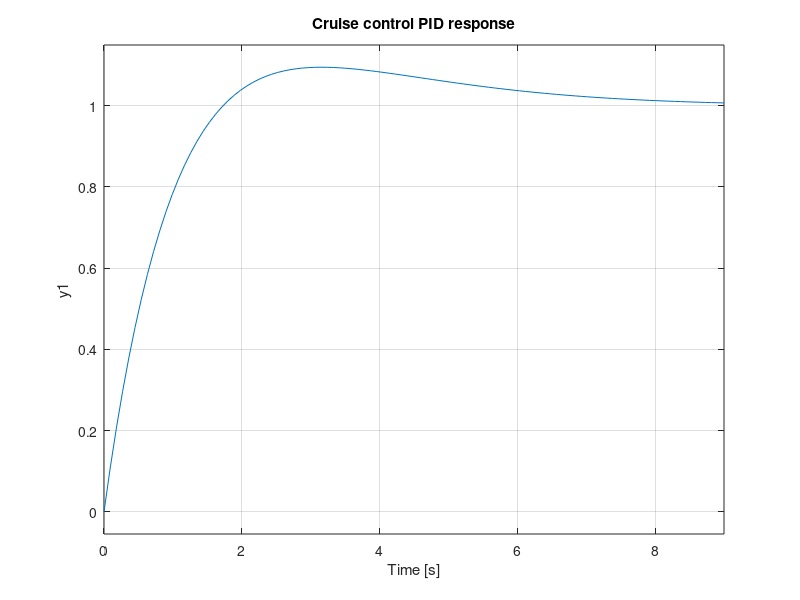

The MATLAB source for this figure: (Note: this script raises an error after producing the figure.)
%% Problem 1 %%
close all;
%open('cruise_control_linear_PI.slx');
P1 = 10;            
I1 = 4;
s = tf('s');
PI_1 = tf(P1 + I1/s);               % from tuning app
cruise_plant_linear = 1/(8*s+1);
Ts_cruise = feedback(PI_1*cruise_plant_linear, 1);
figure;
step(Ts_cruise);
title("Cruise control PID response");
%% Problem 2 %%
close all;
syms Ra La Kt Kv Bm;
Ra = 1;
La = .001;
Kt = 5;
Kv = 5;
Bm = 20;
J = 1;
A = [-Ra/La -Kv/La 0; Kt/J -Bm/J 0; 0 1 0];
B = [1/La; 0; 0];
C = [0 0 1];
[num, den] = ss2tf(A, B, C, 0);
Gs_2 = tf(num, den);
figure;
margin(Gs_2),grid;
title("DC motor uncompensated stability margins");
figure;
step(feedback(Gs_2,1));
title("DC motor uncompensated step response");
lead_phase = 30;
K_2 = 50;                               % SOME TRIAL AND ERROR
Beta_2 = 3;
w1_2 = .111/sqrt(Beta_2);
Hs_2 = (1+s/w1_2)/(1+s/(Beta_2*w1_2));
figure;
margin(K_2*Hs_2*Gs_2);
title("DC motor compensated stability margins");
figure;
step(feedback(Hs_2*K_2*Gs_2, 1));
title("DC motor compensated step response");
%%pzmap(Gs_2),grid;
%% Problem 3 - maglev %%
close all;
maglev_plant = -28.1/(s^2 - 1962); % LINEARIZED W/O MOTOR DYNAMICS SLIDE 28
figure;
margin(maglev_plant);
title("Maglev uncompensated stability margins");
figure;
step(feedback(maglev_plant, 1));
title("Maglev uncompensated step response");
% = 25; 
%w_3a = 132;
phi_max_3a = 55;
beta_3a = (1+sind(55))/(1-sind(55));
maglev_comp = (1+s/w_3a)/(1+s/(w_3a*beta_3a));
%rlocus(maglev_comp);
maglev_forward_neg = -1* maglev_plant * maglev_comp;
rlocus(maglev_forward_neg);
maglev_K = -74;
maglev_LG = maglev_plant * maglev_comp * maglev_K;
figure;
margin(maglev_LG);
title("Maglev compensated stability margins");
figure;
step(feedback(maglev_LG, 1));
title("Maglev compensated step response");
%% Problem 3 - inverted pendulum %% 
close all;
A_ip = [0 0 1 0; 0 0 0 1; 0 11.5 -1.84e-3 -8.08e-5; 0 7.2 -8.16e-4 -9.18e-5];
B_ip = [0 0 .0184 .00816]';
C_ip = [1 0 0 0; 0 1 0 0];
C_ip_p = C_ip(1,:);
C_ip_theta = C_ip(2,:);
D_ip = [0];
sys_ip_p = ss(A_ip, B_ip, C_ip_p, D_ip);
sys_ip_theta = ss(A_ip,B_ip, C_ip_theta, D_ip);
Gs_ip_p = tf(sys_ip_p);
figure;
step(Gs_ip_p);
title("Inverted pendulum p output uncompensated step");
Gs_ip_theta = tf(sys_ip_theta);
figure;
step(Gs_ip_theta);
title("Inverted pendulum theta output uncompensated step");
K_ip = [-15.6 1730 -50.1 443];  % SVFB
Kr_ip = -15.5
A_ip_comp = A_ip - B_ip*K_ip;
B_ip_comp = B_ip*Kr_ip;
sys_ip_p_comp = ss(A_ip_comp, B_ip_comp, C_ip_p, D_ip);
Ts_ip_p = tf(sys_ip_p_comp);
sys_ip_theta_comp = ss(A_ip_comp, B_ip_comp, C_ip_theta, D_ip);
Ts_ip_theta = tf(sys_ip_theta_comp);
figure;
step(Ts_ip_p);
title("Inverted pendulum p output compensated step");
figure;
step(Ts_ip_theta);
title("Inverted pendulum theta output compensated step");
%% Problem 4 %%
close all;
s = tf('s');
t = 0:.01:15;
v = 6*t;
Gs_4 = 1/(1+.08*s)^2;
Ts_4_uncomp = feedback(Gs_4, 1);
resp_4_uncomp = lsim(Ts_4_uncomp, v, t);
K_4 = 20;                                       %% BASED ON STEADY-STATE ERROR REQS
alpha_4 = 6.32;                                 %% BASED ON MAGNITUDE AT Wc
wc_4 = 7;                                       %% WHERE PHASE MARGIN OF 30 DEGREES WOULD BE
w1_4 = wc_4/(10*alpha_4);
Hs_4 = (1/s)*(1+s/(alpha_4*w1_4))/(1+s/w1_4);
LG_4 = K_4*Hs_4*Gs_4;
Ts_4_comp = feedback(LG_4, 1);
resp_4_comp = lsim(Ts_4_comp, v, t);
figure;
plot(t, resp_4_comp);
hold on;
plot(t, v);
hold off;
figure;
margin(LG_4);
%b
figure;
pzmap(Ts_4_comp);
figure;
step(Ts_4_comp);
%c
lambda_4c = 0.1;
beta_4c = 3*lambda_4c;
Hs_4c = (1+beta_4c*s)*(1+.08*s)^2/((1+lambda_4c*s)^3 - (1+beta_4c*s));
LG_4c = Hs_4c*Gs_4;
Ts_4c = feedback(LG_4c, 1);
resp_4c = lsim(Ts_4c, v, t);
figure;
plot(t, resp_4c);
hold on;
plot(t, v);
hold off;
figure;
step(Ts_4c);
%% Problem 5 %%
s = tf('s');
K_5 = 10;
beta_5 = (1+sind(16))/(1-sind(16));
Gs_5 = tf([5],[0.05 1 0]);
w1a_5=sqrt(1000/sqrt(beta_5)); %% tau = .05
w1b_5=sqrt(1250/sqrt(beta_5)); %% tau = .04;
w1c_5=sqrt(833.33333/sqrt(beta_5)); %% tau = .06;
Ha_5 = (1+s/w1a_5)/(1+s/(w1a_5*beta_5));
Hb_5 = (1+s/w1b_5)/(1+s/(w1b_5*beta_5));
Hc_5 = (1+s/w1c_5)/(1+s/(w1c_5*beta_5));
LGa_5 = K_5*Gs_5*Ha_5;
LGb_5 = K_5*Gs_5*Hb_5;
LGc_5 = K_5*Gs_5*Hc_5;
Tsa_5 = feedback(LGa_5, 1);
Tsb_5 = feedback(LGb_5, 1);
Tsc_5 = feedback(LGc_5, 1);
del_max_5 = 46.9*(pi/180)/33.3;
Gs_5_del = tf([5], [0.05 1 0], 'IODelay', del_max_5);
LG_5_del = K_5*Ha_5*Gs_5_del;
Ts_5_del = feedback(LG_5_del, 1);
u_5 = sin(2*t);
resp_5 = lsim(Tsa_5, u_5, t);
lambda_5e = .05;
beta_5e = 3*lambda_5e;
fs_5e = (1+beta_5e*s)/(1+lambda_5e*s)^3;
Ts_5e = fs_5e;
Qs_5e = Ts_5e/Gs_5;
Hs_5e = Qs_5e/(1-Ts_5e);
Ts_5e_comp = feedback(Hs_5e*Gs_5, 1);
resp_5e = lsim(Ts_5e, u_5, t);
figure;
plot(t, resp_5e);
hold on;
plot(t, u_5);
hold off;
%% Problem 6 %%
s = tf('s');
Gs_6 = tf([-1.117 3.1472], [1 4.6429 5.3821]);
lambda_6 = 0.1;
beta_6 = 0.3;
Gsa_6 = tf([-1.117 3.1472],[1.117 3.1472]);
fs_6 = (1+beta_6*s)/(1+lambda_6*s)^3;
Ts_6 = fs_6*Gsa_6;
Qs_6 = Ts_6/Gs_6;
Hs_6 = Qs_6/(1-Ts_6);
Ts_6_comp = feedback(Hs_6*Gs_6, 1);
step(Ts_6_comp);
%% Problem 7 %%
s = tf('s');
Gs_7 = 1/s;
lambda_7 = .5;
beta_7 = 4*.3;
fs_7 = (1+beta_7*s)/(1+lambda_7*s)^4;
Ts_7 = fs_7;
Qs_7 = Ts_7/Gs_7;
Hs_7 = Qs_7/(1-Ts_7);
LG_7 = Hs_7*Gs_7; 
Ts_7_comp = feedback(LG_7, 1);
margin(LG_7);